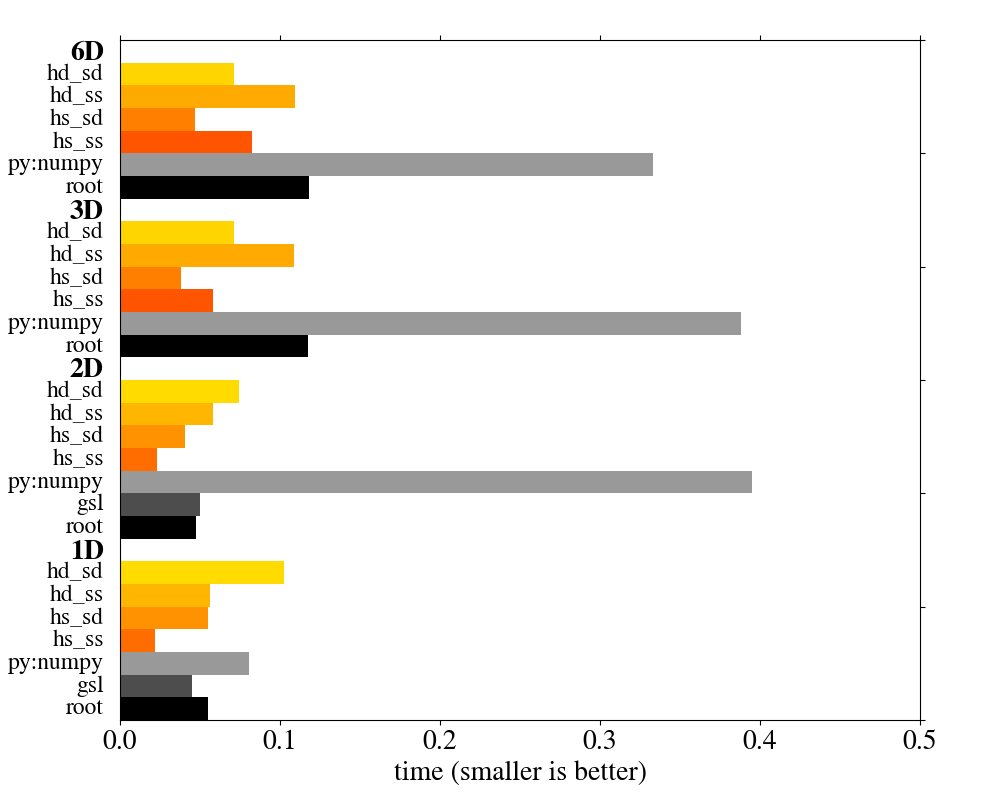

The Python source for this figure:
import numpy as np
import matplotlib.pyplot as plt
import sys
import re
from collections import defaultdict
from matplotlib.patches import Rectangle
from matplotlib.text import Text
from matplotlib.font_manager import FontProperties

data = defaultdict(lambda:[])
for line in open("perf.dat"):
	if line and line[0] == "#": continue
	if line.isspace(): continue
	r = re.search("([0-9])D\n", line)
	if r:
		dim = int(r.group(1))
		continue
	if line.startswith("uniform"):
		dist = "uniform"
		continue
	if line.startswith("normal"):
		dist = "normal"
		continue
	label, time = line.strip().split(" ")
	time = float(time)
	data[(dim, dist)].append((label, time))

plt.figure(figsize=(10, 8))
plt.subplots_adjust(left=0.12, right=0.92, top=0.95, bottom=0.1)
x = []
y = []
i = 0
for k in sorted(data):
	if k[1] == "uniform":
		continue
	v = data[k]
	j = 0
	for label, t in v:
		x.append(t)
		i -= 1
		y.append(i)
		z = float(j) / len(v)
		col = ((1.0-z) * np.array((1.0, 0.0, 0.0))
			   + z * np.array((1.0, 1.0, 0.0)))
		if label == "root":
			col = "k"
		if "numpy" in label:
			col = "0.6"
		if "gsl" in label:
			col = "0.3"
		r = Rectangle((0, i), t, 1, facecolor=col)
		tx = Text(-0.01, i+0.5, "%s" % label,
			      fontsize=17, va="center", ha="right", clip_on=False)
		plt.gca().add_artist(r)
		plt.gca().add_artist(tx)
		j += 1
	i -= 1
	font0 = FontProperties()
	font0.set_size(20)
	font0.set_weight("bold")
	tx = Text(-0.01, i+0.6, "%iD" % k[0],
			  fontproperties=font0, va="center", ha="right", clip_on=False)
	plt.gca().add_artist(tx)
plt.ylim(0, i)
plt.xlim(0, 0.701)

plt.tick_params("y", left="off", labelleft="off")
plt.xlabel("time (smaller is better)")

plt.savefig("benchmark.png")